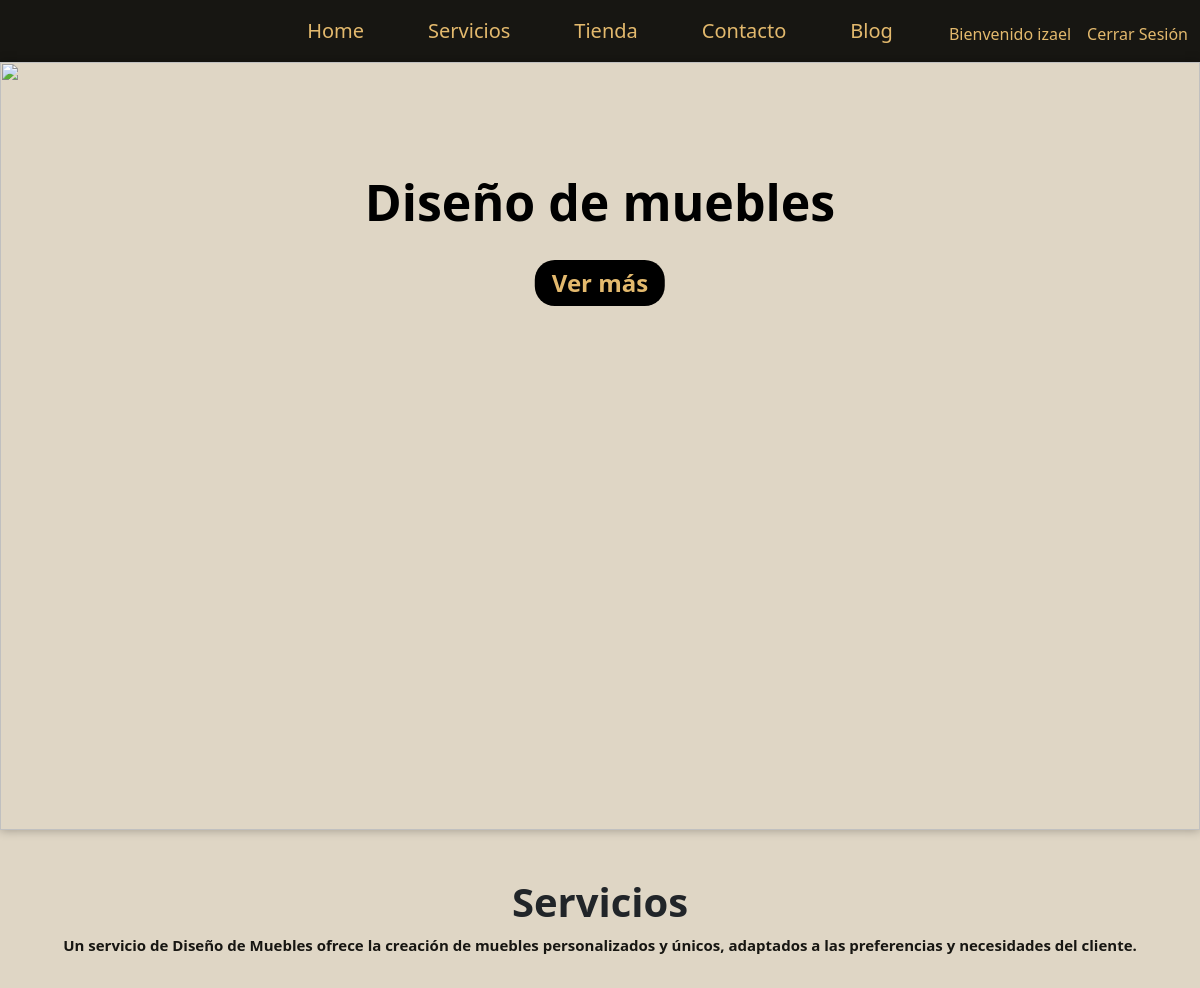
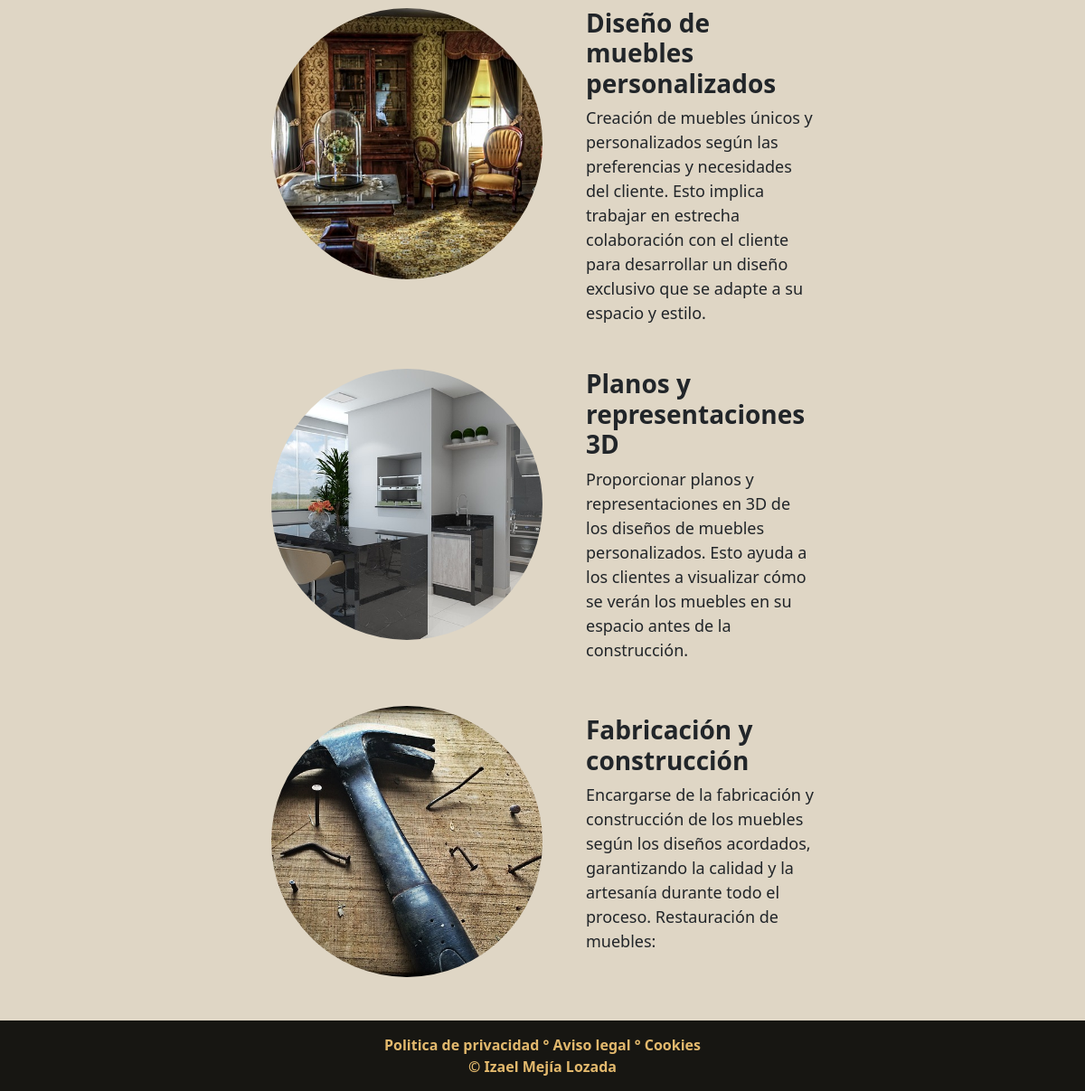
The page /servicios/ (signed in) on the database its author committed (2 pictures, top to bottom).
### servicios/models.py (models this page shows, shortened)
class Servicio(models.Model):
    titulo = models.CharField(max_length=50)
    contenido = models.CharField(max_length=260)
    imagen = models.ImageField(upload_to='servicios')
    created = models.DateTimeField(auto_now_add=True) #fecha automaticamente
    updated = models.DateTimeField(auto_now=True)     #tiempo automaticamente
    class Meta:
        verbose_name = 'servicio'    # Especifica el nombre singular que tendrá en la base de datos
        verbose_name_plural = 'servicios'  # Especifica el nombre plural que tendrá en la base de datos

### servicios/views.py (the view)
# urls.py: path('servicios/', include("servicios.urls")),
def servicios(request):
    servicios = Servicio.objects.all()
    return render (request, "servicios/servicios.html", {"servicios": servicios})

### carro/context_processor.py (called while the page is built)
def importe_total_carro(request):
    carro = Carro(request)
    total=0
    if request.user.is_authenticated: #saber si esta autenticado el usuario
        for key, value in request.session["carro"].items(): #recorrer el carro
            total=total+float(value["precio"])  #sumar el precio de cada producto
    else:
        for key, value in request.session["carro"].items(): #recorrer el carro
            total=total+float(value["precio"])  #sumar el precio de cada producto
    return {"importe_total_carro":total} #retornar el total del carro

### servicios/templates/servicios/servicios.html (shortened to what this page needs)
{% extends "ProyectoWebApp/base.html" %}
{% load static %}
{% block content  %}
    <h2 class="text-center mt-5 fw-bold  fs-1">Servicios</h2>
    <p class="text-center textoBreve">Un servicio de Diseño de Muebles ofrece la creación de muebles personalizados y únicos, adaptados a las preferencias y necesidades del cliente.</p>
    {% for servicio in servicios %}
        <section class=" w-100 d-flex flex-column justify-content-center  items-center mt-2">
            <div class="w-100 d-flex  justify-content-center mt-4 ">
                    <div class="imagenRedondaContenedor  ">
                        <img class="imgServicios" src="{{servicio.imagen.url}}" alt="{{servicio.titulo}}">
                    </div>
                    <div class="d-flex flex-column  justify-content-center ps-5 w-25" >
                        <h3 class="fw-bolder">{{servicio.titulo}}</h3>
                        <p class="textoDescripcionServicios"> {{servicio.contenido}}</p>
                    </div>
                </div>
        </section>
    {% endfor%}
{% endblock  %}

### ProyectoWebApp/templates/ProyectoWebApp/base.html (shortened to what this page needs)
<!DOCTYPE html>
<html lang="en">
<head>
  {% load static %}
  <link href="https://cdn.jsdelivr.net/npm/bootstrap@5.3.2/dist/css/bootstrap.min.css" rel="stylesheet">
  <link rel="stylesheet" href="{% static 'ProyectoWebApp/css/gestion.css' %}">
</head>
<body>
  <header>
      <nav class=" navbar navbar-expand-lg colorNav">
        <div class="container-fluid ">
          <div class="collapse navbar-collapse position-relative" id="navbarNavAltMarkup">
            <div class="navbar-nav mx-auto fs-5 justify-content-between">
                <a class="nav-link colorTextCremirta mx-4" aria-current="page" href="{% url 'home' %}">Home</a>
                <a class="nav-link colorTextCremirta mx-4" href="{% url 'servicios' %}">Servicios</a>
                <a class="nav-link colorTextCremirta mx-4" href="{% url 'tienda' %}">Tienda</a>
                <a class="nav-link colorTextCremirta mx-4" href="{% url 'contacto' %}">Contacto</a>
                <a class="nav-link colorTextCremirta mx-4" href="{% url 'blog' %}">Blog</a>
            </div>
            <div class="d-flex align-items-end justify-content-end position-absolute" style="right: 0; bottom: 0; margin-bottom: 8px;">
                <p class="fs-6  me-3 mb-0">
                  {% if user.is_authenticated %}
                    <div class="d-flex ">
                      <p class="colorTextCremirta mb-0 me-3 pe-none">Bienvenido {{user.username}}</p>
                      <a class="text-decoration-none colorTextCremirta" href="{% url 'cerrar_session' %}">Cerrar Sesión</a>
                    </div>
                  {% else %}
                    <a class="me-3 colorTextCremirta text-decoration-none" href="{% url 'autenticacion' %}">Registrar</a>
                    <a class="colorTextCremirta text-decoration-none" href="{% url 'logear' %}">Login</a>
                  {% endif %}
                </p>
            </div>
        </div>
      </nav>
      <div class="containerFirst position-relative ">
        <img src="{% static 'ProyectoWebApp/img/bg_initial2.jpg' %}" alt="" class=" containerFirst-img object-fit-cover ">
        <div class="containerFirst-Text position-absolute  text-center">
          <h1 class="containerFirst-Title">Diseño de muebles</h1>
          <button class="containerFirst-button">Ver más</button>
        </div>
      </div>
  </header>
  {% block content %}
  {% endblock %}
  <footer class="colorNav mt-5">
    <div class="text-center d-flex flex-column justify-content-center ">
      <p class="fw-bold colorTextCremirta  m-0">Politica de privacidad ° Aviso legal ° Cookies</p>
      <p class="fw-bold colorTextCremirta m-0">© Izael Mejía Lozada</p>
    </div>
  </footer>
</body>
</html>

### ProyectoWebApp/static/ProyectoWebApp/css/gestion.css (style rules this page uses)
:root { --color-cremitra: #dfd6c5; --color-verdeFuerte: #171612; --color-cremitaPiel: #e3b96d; --color-negro: #000; --font-size-base: 16px; }
html, body { margin: 0; padding: 0; height: 100%; background-color: var(--color-cremitra); }
.colorNav { background-color: var(--color-verdeFuerte); }
.colorTextCremirta { color: var(--color-cremitaPiel); }
.containerFirst { width: 100%; height: 100%; }
.containerFirst-img { width: 100%; height: 768px; box-shadow: 0 0 10px rgba(0, 0, 0, 0.3); }
.containerFirst-Text { position: absolute; top: 23%; left: 50%; transform: translate(-50%, -50%); text-align: center; }
.containerFirst-Title { color: var(--color-negro); font-weight: 700; font-size: 50px; }
.containerFirst-button { border-style: none; font-size: 24px; color: var(--color-cremitaPiel); border-radius: 20px; width: 130px; padding: 5px; background-color: var(--color-negro); margin-top: 20px; font-weight: 600; }
footer { background-color: #333; color: #fff; text-align: center; width: 100%; padding: 15px; }
.imagenRedondaContenedor { width: 300px; height: 300px; border-radius: 75%; overflow: hidden; }
.imgServicios { width: 100%; height: 100%; object-fit: cover; }
.textoBreve { font-size: 15px; color: var(--color-verdeFuerte); font-weight: 600; }
.textoDescripcionServicios { font-size: 18px; }

### rows shown on the page
Servicio: imagen (picture), titulo "Diseño de muebles personalizados", contenido "Creación de muebles únicos y personalizados según las preferencias y necesidades del cliente. Esto implica trabajar en estrecha colaboración con el cliente para desarrollar un diseño exclusivo que se adapte a su espacio y estilo."
Servicio: imagen (picture), titulo "Planos y representaciones 3D", contenido "Proporcionar planos y representaciones en 3D de los diseños de muebles personalizados. Esto ayuda a los clientes a visualizar cómo se verán los muebles en su espacio antes de la construcción."
Servicio: imagen (picture), titulo "Fabricación y construcción", contenido "Encargarse de la fabricación y construcción de los muebles según los diseños acordados, garantizando la calidad y la artesanía durante todo el proceso. Restauración de muebles:"

### other values the page prints
{{ user.username }} "izael"
